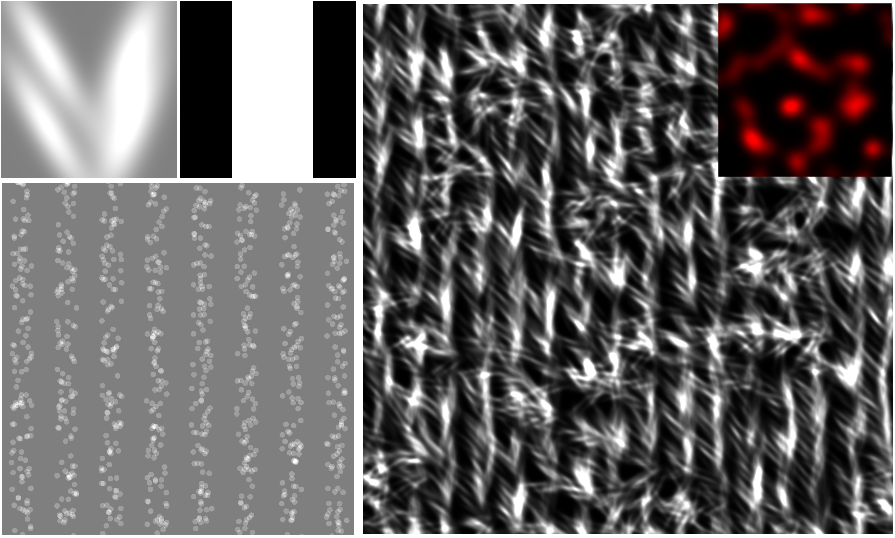
#> input picture save/EffectOfRandomVectorField.png, 895 x 538 px; its folder holds only this picture in this run
$ python autoCropPPMToPNG.py save out.png save/EffectOfRandomVectorField.png save/EffectOfRandomVectorField.png save/EffectOfRandomVectorField.png save/EffectOfRandomVectorField.png
#> lines starting #> are read from the running program, lines starting #| are printed output that depends on the picture
import os
import sys
from PIL import Image
import threading

cropping_request = False
renaming_request = False


class ProcessingThread(threading.Thread):
    def __init__(
        self,
            fileToProcess: str,
            box: (int, int, int, int),
            prefix: str):
        """  """
        super(ProcessingThread, self).__init__()
        self.fileToProcess = fileToProcess
        self.box = box
        self.prefix = prefix

    def run(self):
        filelastName = self.fileToProcess.split('/', 1)[-1]
        imageFile = Image.open(self.fileToProcess)
        newImage = imageFile

        if self.box is not None:
            newImage = imageFile.crop(self.box)

        # Vertical mirror image
        pixels = newImage.load()
        height = newImage.size[1]
        for y in range(height // 2):
            for x in range(newImage.size[0]):
                temp = pixels[x, y]
                pixels[x, y] = pixels[x, height - 1 - y]
                pixels[x, height - 1 - y] = temp

        outputFileName = sys.argv[2]
        if outputFileName[-1] != '/' and\
           outputFileName[-1] != '\\':
                outputFileName = outputFileName + '/'
        filelastName_noExt = filelastName.split('.', 1)[0]
        if self.prefix is not None:
            outputFileName =\
                outputFileName + self.prefix + filelastName_noExt + ".png"
        else:
            outputFileName = outputFileName + filelastName_noExt + ".png"
        print("Saving " + outputFileName)
        newImage.save(outputFileName)


def processOnImage(filename: str, box: (int, int, int, int), prefix: str):
    """ Process the image filename and save it
    Keyword arguments:
    filename -- string that contains the path of the file
    box -- if not None, crop the original image before mirroring
    prefix -- if not None, prefix the result
    """
#> called with filename = 'save/EffectOfRandomVectorField.png', prefix = 'save/EffectOfRandomVectorField.png'
    filelastName = filename.split('/', 1)[-1]
    imageFile = Image.open(filename)
#> imageFile is the input picture: PIL image 895x538 RGBA; mean R, G, B, A 104.2, 101.8, 101.8, 255
    newImage = imageFile

    if box is not None:
        newImage = imageFile.crop(box)

    # Vertical mirror image
    pixels = newImage.load()
    height = newImage.size[1]
#> height = 538
    for y in range(height // 2):
        for x in range(newImage.size[0]):
            temp = pixels[x, y]
            pixels[x, y] = pixels[x, height - 1 - y]
            pixels[x, height - 1 - y] = temp

    outputFileName = sys.argv[2]
    if outputFileName[-1] != '/' and\
       outputFileName[-1] != '\\':
            outputFileName = outputFileName + '/'
    filelastName_noExt = filelastName.split('.', 1)[0]
    if prefix is not None:
        outputFileName =\
            outputFileName + sys.argv[3] + filelastName_noExt + ".png"
    else:
        outputFileName = outputFileName + filelastName_noExt + ".png"
    print("Saving " + outputFileName)
    newImage.save(outputFileName)
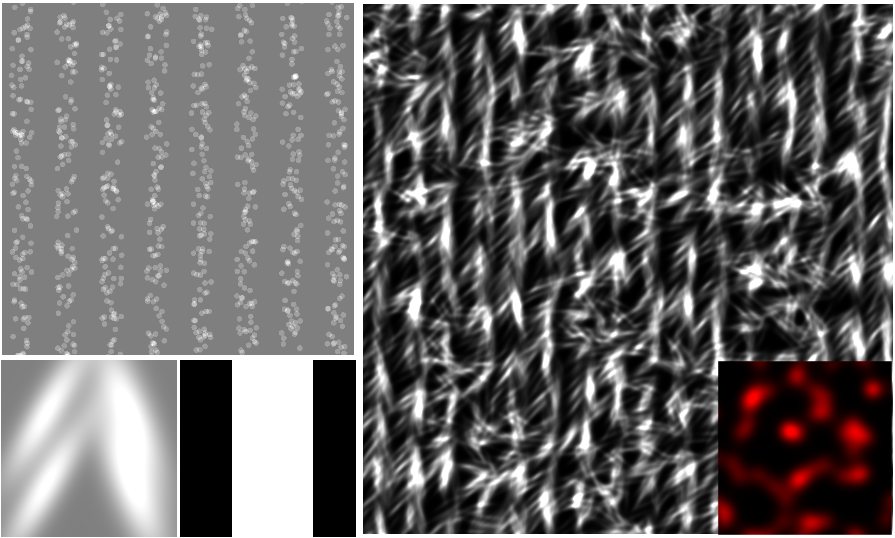
#> saved as EffectOfRandomVectorField.pngEffectOfRandomVectorField.png: PIL image 895x538 RGBA; mean R, G, B, A 104.2, 101.8, 101.8, 255
# End of processOnImage

if __name__ == '__main__':
    if len(sys.argv) < 3:
        print(
            "Usage : " + sys.argv[0] +
            " <folderIn> <folderOut> " +
            " [<resultsPrefix> <left> <up> <width> <height>]")
        sys.exit(1)
    else:
        box = None
        prefix = None
        if len(sys.argv) > 3:
            renaming_request = True
            print("png files will be prefixed with " + sys.argv[3])
            prefix = sys.argv[3]
        if len(sys.argv) > 4:
            cropping_request = True
            if len(sys.argv) < 8:
                print(
                    "Cropping request failed," +
                    "treatment wil continue without cropping")
                print(
                    "Usage : " +
                    sys.argv[0] +
                    " <folderIn> <folderOut>" +
                    " [<resultsPrefix> <left> <up> <width> <height>]")
                cropping_request = False
            else:
                print(
                    "Cropping images from coord x: " + sys.argv[4] +
                    " and y: " + sys.argv[5] +
                    " with dimension w: " + sys.argv[6] +
                    " and h: " + sys.argv[7])
                box = (
                    int(sys.argv[4]),
                    int(sys.argv[5]),
                    int(sys.argv[4]) + int(sys.argv[6]),
                    int(sys.argv[5]) + int(sys.argv[7]))

        fileList = []
        filePath = sys.argv[1]
        if filePath[-1] != '/' and\
                filePath[-1] != '\\':
                filePath = filePath + "/"

        for fileName in os.listdir(sys.argv[1]):
            extension = fileName.split('.', 1)[-1]
    #       fileLastName = fileName.split('/', 1)[-1]
            if "png" in extension or\
               "jpg" in extension or\
               "ppm" in extension or\
               "pgm" in extension:
                fileList.append(filePath + fileName)
                processOnImage(fileList[-1], box, prefix)

        try:
            threads = []
            for file in fileList:
                threads.append(ProcessingThread(file, box, prefix))
                threads[-1].start()
                # limiting the concurrent thread number
                if len(threads) == 8:
                    for t in threads:
                        t.join()
                    while len(threads) > 0:
                        threads.pop()
        except KeyboardInterrupt:
            # stop threading
            for t in threads:
                t.join()
            while len(threads) > 0:
                threads.pop()
# [7 lines of commented-out code are left out]
